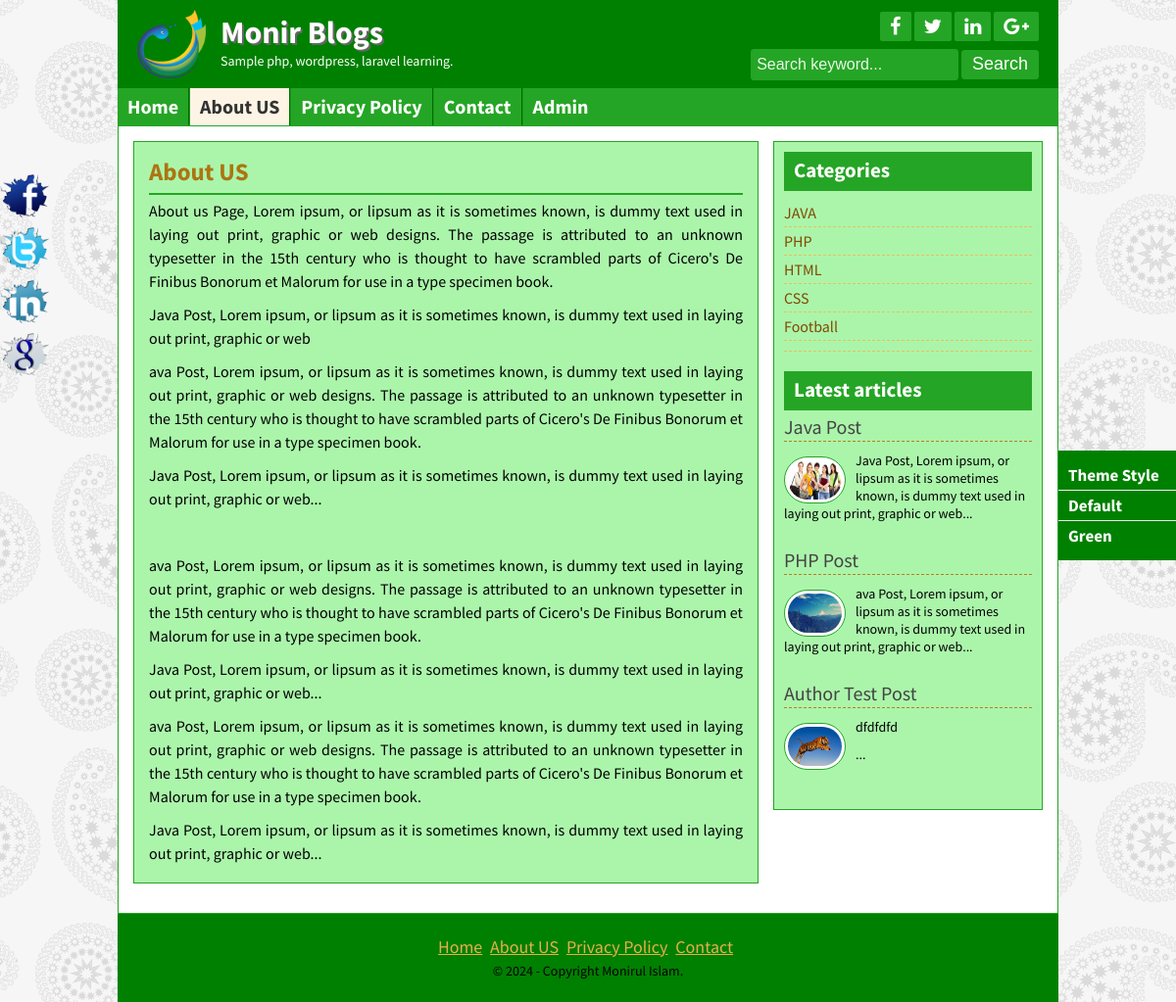
The page /page.php?pageID=1 on the database its author committed.
### tables this page shows
CREATE TABLE `tbl_options` (
  `id` int(11) NOT NULL,
  `title` varchar(255) NOT NULL,
  `slogan` varchar(255) NOT NULL,
  `logo` varchar(255) NOT NULL,
  `themes` varchar(255) NOT NULL,
  `facebook_url` varchar(255) NOT NULL,
  `twitter_url` varchar(255) NOT NULL,
  `google_url` varchar(255) NOT NULL,
  `linkedin_url` varchar(255) NOT NULL,
  `copyright` varchar(255) NOT NULL
);

CREATE TABLE `tbl_page` (
  `id` int(11) NOT NULL,
  `title` varchar(255) NOT NULL,
  `body` text NOT NULL
);

CREATE TABLE `tbl_category` (
  `id` int(11) NOT NULL,
  `name` varchar(50) NOT NULL
);

CREATE TABLE `tbl_post` (
  `id` int(11) NOT NULL,
  `cat` int(11) NOT NULL,
  `userid` int(11) NOT NULL,
  `title` varchar(255) NOT NULL,
  `body` text NOT NULL,
  `image` varchar(255) NOT NULL,
  `author` varchar(50) NOT NULL,
  `tags` varchar(255) NOT NULL,
  `date` timestamp NOT NULL DEFAULT CURRENT_TIMESTAMP
);

### lib/Database.php (called while the page is built, shortened)
<?php
Class Database{
	public $host   = DB_HOST;
	public $user   = DB_USER;
	public $pass   = DB_PASS;
	public $dbname = DB_NAME;
	public $link;
	private function connectDB(){
	$this->link = new mysqli($this->host, $this->user, $this->pass, $this->dbname);
 }
	public function select($query){
		$result = $this->link->query($query) or die($this->link->error.__LINE__);
		if($result->num_rows > 0){
			return $result;
		} else {
			return false;
		}
	}
}

### helpers/Format.php (called while the page is built, shortened)
<?php
	class Format {
		public function textShorten( $text, $limit = 400 ) {
			$text = $text . " ";
			$text = substr( $text, 0, $limit );
			$text = substr( $text, 0, strrpos( $text, ' ') );
			$text = $text . "...";
			return $text;
		}
	}
?>

### page.php (the view)
<?php include_once('inc/header.php'); ?>
<?php
	$pageID = mysqli_real_escape_string( $db->link, $_GET['pageID'] );
	if( ! isset($pageID) || $pageID == NULL ) {
		header('Location: 404.php');
	} else {
		$pageID = $pageID;
	}
	$query ="SELECT * FROM tbl_page WHERE id='$pageID'";
    $pages = $db->select($query);
    if( $pages ) {
    while( $result = $pages->fetch_assoc() ) {
?>
	<div class="contentsection contemplete clear">
		<div class="maincontent clear">
			<div class="about">
				<h2><?php echo $result['title']; ?></h2>
				<?php echo $result['body']; ?>
			</div>
		</div>
		<?php include_once('inc/sidebar.php'); ?>
	</div>
	<?php } } else { header('Location: 404.php'); } ?>
<?php include_once('inc/footer.php'); ?>

### inc/header.php (shortened to what this page needs)
<?php
	include_once('lib/Database.php');
	include_once('helpers/Format.php');
	$db = new Database();
	$format = new Format();
?>
<!DOCTYPE html>
<html>
<head>
	<?php include 'scripts/css.php'; ?>
</head>
<body>
	<div class="headersection templete clear">
		<?php
			$query ="SELECT * FROM tbl_options WHERE id=1";
            $select = $db->select($query);
            if($select ) {
                while( $result = $select->fetch_assoc() ) {
		?>
		<a href="index.php">
			<div class="logo">
				<img src="admin/uploads/<?php echo $result['logo']; ?>" alt="Logo"/>
				<h2><?php echo $result['title']; ?></h2>
				<p><?php echo $result['slogan']; ?></p>
			</div>
		</a>
		<div class="social clear">
			<div class="icon clear">
				<a href="<?php echo $result['facebook_url']; ?>" target="_blank"><i class="fa fa-facebook"></i></a>
				<a href="<?php echo $result['twitter_url']; ?>" target="_blank"><i class="fa fa-twitter"></i></a>
				<a href="<?php echo $result['linkedin_url']; ?>" target="_blank"><i class="fa fa-linkedin"></i></a>
				<a href="<?php echo $result['google_url']; ?>" target="_blank"><i class="fa fa-google-plus"></i></a>
			</div>
			<div class="searchbtn clear">
			<form action="search.php" method="GET">
				<input type="text" name="search" placeholder="Search keyword..."/>
				<input type="submit" name="submit" value="Search"/>
			</form>
			</div>
		</div>
		<?php } } ?>
	</div>
<div class="navsection templete">
	<ul>
		<?php
			$path      = $_SERVER['SCRIPT_FILENAME'];
			$currentPg = basename($path, '.php');
    	?>
		<li><a <?php if( $currentPg == 'index' ) { echo 'id="active"'; } ?> href="index.php">Home</a></li>
		<?php
	        $query ="SELECT * FROM tbl_page";
	        $pages = $db->select($query);
	        if( $pages ) {
	        while( $result = $pages->fetch_assoc() ) {
	    ?>
	        <li><a
	        	<?php
	        		if(isset($_GET['pageID']) && $_GET['pageID'] == $result['id'] ) { echo 'id="active"'; }
	        	?>
	        	href="page.php?pageID=<?php echo $result['id']; ?>"><?php echo $result['title']; ?></a></li>
	    <?php } } ?>
		<li><a <?php if( $currentPg == 'contact' ) { echo 'id="active"'; } ?> href="contact.php">Contact</a></li>
		<li><a target="_blank" href="admin/index.php">Admin</a></li>
	</ul>
</div>

### inc/sidebar.php
<div class="sidebar clear">
	<div class="samesidebar clear">
		<h2>Categories</h2>
		<ul>
			<?php
				$query = "SELECT * FROM tbl_category";
				$categories = $db->select($query);
				if( $categories ) {
				while( $result = $categories->fetch_assoc() ) {
			?>
				<li><a href="category.php?catID=<?php echo $result['id']; ?>"><?php echo $result['name']; ?></a></li>
			<?php } } else { ?>
				<li><a>No Category Created..</a></li>
			<?php } ?>
		</ul>
	</div>
	<div class="samesidebar clear">
		<h2>Latest articles</h2>
		<?php
			$query = "SELECT * FROM tbl_post LIMIT 4";
			$post = $db->select($query);
			if( $post ) {
			while( $result = $post->fetch_assoc() ) {
		?>
			<div class="popular clear">
				<h3><a href="post.php?id=<?php echo $result['id']; ?>"><?php echo $result['title']; ?></a></h3>
				<a href="post.php?id=<?php echo $result['id']; ?>"><img src="admin/uploads/<?php echo $result['image']; ?>" alt="post image"/></a>
				<?php echo $format->textShorten( $result['body'], 120 ); ?>
			</div>
		<?php } } else { ?>
			<h3><a>No Latest Post available...</a></h3>
		<?php } ?>
	</div>
</div>

### inc/footer.php (shortened to what this page needs)
<?php
	$query ="SELECT * FROM tbl_options WHERE id=1";
    $select = $db->select($query);
    if($select ) {
        while( $result = $select->fetch_assoc() ) {
?>
	<div class="footersection templete clear">
		<div class="footermenu clear">
			<ul>
				<li><a href="index.php">Home</a></li>
				<?php
			        $query ="SELECT * FROM tbl_page";
			        $pages = $db->select($query);
			        if( $pages ) {
			        while( $page_info = $pages->fetch_assoc() ) {
			    ?>
			        <li><a href="page.php?pageID=<?php echo $page_info['id']; ?>"><?php echo $page_info['title']; ?></a></li>
			    <?php } } ?>
				<li><a href="contact.php">Contact</a></li>
			</ul>
		</div>
	  	<p>&copy; <?php echo date('Y - ') . $result['copyright']; ?></p>
	</div>
	<?php } } ?>
	<div class="fixedicon clear">
		<a href="<?php echo $result['facebook_url']; ?>"><img src="images/fb.png" alt="Facebook"/></a>
		<a href="<?php echo $result['twitter_url']; ?>"><img src="images/tw.png" alt="Twitter"/></a>
		<a href="<?php echo $result['linkedin_url']; ?>"><img src="images/in.png" alt="LinkedIn"/></a>
		<a href="<?php echo $result['google_url']; ?>"><img src="images/gl.png" alt="GooglePlus"/></a>
	</div>
	<div class="fixedicon theme-select clear">
		<h3>Theme Style</h3>
		<h3 data-theme="default-theme">Default</h3>
		<h3 data-theme="green-theme">Green</h3>
	</div>
</body>
</html>

### style.css (style rules this page uses)
* { margin:0;padding:0;outline:0 }
body { font-family: 'Source Sans Pro', sans-serif;font-size:14px;line-height:18px;color:#000;background:url(images/bg.png)repeat fixed 0 0 #fff; }
.templete { width:960px;margin:0 auto; }
.contemplete { margin: 0 auto; width: 928px; }
.clear { overflow:hidden; }
input[type="text"], input[type="email"] { border: 1px solid #cfc5b6; border-radius: 3px; margin-bottom: 5px; padding: 5px; width: 300px; }
input[type="submit"] { background: #b7801c none repeat scroll 0 0; border: 1px solid #e6af4b; color: #fff; cursor: pointer; font-size: 20px; padding: 1px 10px; }
.headersection { background: #ca932f none repeat scroll 0 0; color: #fff; }
.logo { float: left; width: 580px; }
.logo img { float: left; margin-right: 15px; padding-bottom: 10px; padding-left: 20px; padding-top: 10px; width: 70px; }
.logo h2 { color: #fff; font-size: 32px; margin-bottom: 11px; margin-top: 24px; text-shadow: 2px 2px 0 #666; }
.logo p { color:#fff; }
.social { float: right; margin-right: 20px; margin-top: 12px; text-align: right; width: 360px; }
.icon { float: right; }
.icon a { background: #a56e0a none repeat scroll 0 0; border-radius: 2px; color: #fff; display: block; float: left; font-size: 20px; margin-left: 3px; padding: 5px 10px; }
.searchbtn { float: right; margin-top: 8px; }
.searchbtn input[type="text"] { border: 1px solid #A56E0A; width: 200px; background: #FFE07C; font-size: 16px; height: 20px; }
.searchbtn input[type="submit"] { border: 1px solid #9d6602; border-radius: 3px; font-size: 18px; height: 30px; padding-left: 10px; padding-right: 10px; padding-top: 0; cursor: pointer; }
.navsection { background: none repeat scroll 0 0 #e6af4b; min-height: 38px; }
.navsection ul { margin:0;padding:0;list-style:none; }
.navsection ul li { border-left: 1px solid #fdc662; border-right: 1px solid #c18a26; display: block; float: left; position:relative; }
.navsection ul li:first-child { border-left: 0px solid #fdc662; }
.navsection ul li:last-child { border-right: 0px solid #c18a26; }
.navsection ul li a { color: #fff; display: block; font-size: 20px; font-weight: bold; padding: 10px; text-decoration: none; }
.navsection ul li a:hover, #active { background:#FEF4E5;color:#333; }
.contentsection { background: #ffffff none repeat scroll 0 0; border: 1px solid #ca932f; padding: 15px; }
.maincontent { background: #fef4e5 none repeat scroll 0 0; border: 1px solid #ded4c5; float: left; margin: 0 15px 15px 0; padding: 8px 15px; width: 606px; }
.about { font-size: 16px; line-height: 24px; text-align: justify; }
.about p { font-size: 16px; line-height: 24px; margin-bottom: 10px; text-align: justify; }
.samepost h2, .about h2 { border-bottom: 2px solid #e0d6c7; color: #ac7511; font-size: 25px; margin-bottom: 4px; padding: 10px 10px 10px 0; }
.sidebar { background: #fef4e5 none repeat scroll 0 0; border: 1px solid #ded4c5; float: right; margin-bottom: 15px; margin-top: 0; padding: 10px; width: 253px; }
.samesidebar { margin-bottom: 10px; }
.samesidebar h2 { background: #e6af4b none repeat scroll 0 0; border-bottom: 2px solid #b7801c; color: #333; margin-bottom: 8px; padding: 10px; }
.samesidebar ul { padding:0;margin:0;list-style:none; }
.samesidebar ul li { border-bottom: 1px dashed #e9c05c; font-size: 16px; padding: 5px 8px 5px 0; }
.samesidebar ul li:last-child { border-bottom: 0px dashed #e9c05c; }
.samesidebar ul li a { color: #814a00; text-decoration: none; }
.samesidebar p { margin-bottom: 10px; }
.popular { margin-bottom: 20px; }
.popular h3 { border-bottom: 1px dashed #b7801c; font-size: 20px; font-weight: normal; margin-bottom: 10px; padding-bottom: 5px; }
.popular h3 a { text-decoration:none;color:#444 }
.popular img { background: #fff none repeat scroll 0 0; border: 1px solid #f6bf5b; border-radius: 30px; float: left; height: 40px; margin-right: 10px; margin-top: 5px; padding: 3px; width: 55px; }
.footersection { height:90px;background:#B7801C;text-align:center }
.footermenu { margin-top: 25px; margin-bottom: 5px; }
.footermenu ul { padding:0;margin:0;list-style:none;text-align:center; }
.footermenu ul li { display:inline-block; }
.footermenu ul li a { color: #E6AF4B; font-size: 18px; margin-right: 5px; }
.fixedicon { left: 0; position: fixed; top: 175px; width: 60px; }
.fixedicon img { width: 50px; }

### rows shown on the page
tbl_options: logo (picture), title "Monir Blogs", slogan "Sample php, wordpress, laravel learning.", copyright "Copyright Monirul Islam."
tbl_page: title "About US", body "About us Page, Lorem ipsum, or lipsum as it is sometimes known, is dummy text used in laying out print, graphic or web designs. The passage is attributed to an unknown typesetter in the 15th century who is thought to have scrambled parts of Cicero's De Finibus Bonorum et Malorum for use in a type specimen book. Java Post, Lorem ipsum, or lipsum as it is sometimes known, is dummy text used in laying out print, graphic or web ava Post, Lorem ipsum, or lipsum as it is sometimes known, is dummy text used in laying out print, graphic or web designs. The passage is attributed to an unknown typesetter in the 15th century who is thought to have scrambled parts of Cicero's De Finibus Bonorum et…"
tbl_page: title "Privacy Policy"
tbl_category: name "JAVA"
tbl_category: name "PHP"
tbl_category: name "HTML"
tbl_category: name "CSS"
tbl_category: name "Football"
tbl_post: title "Java Post", image (picture), body "Java Post, Lorem ipsum, or lipsum as it is sometimes known, is dummy text used in laying out print, graphic or web..."
tbl_post: title "PHP Post", image (picture), body "ava Post, Lorem ipsum, or lipsum as it is sometimes known, is dummy text used in laying out print, graphic or web..."
tbl_post: title "Author Test Post", image (picture), body "dfdfdfd ..."
